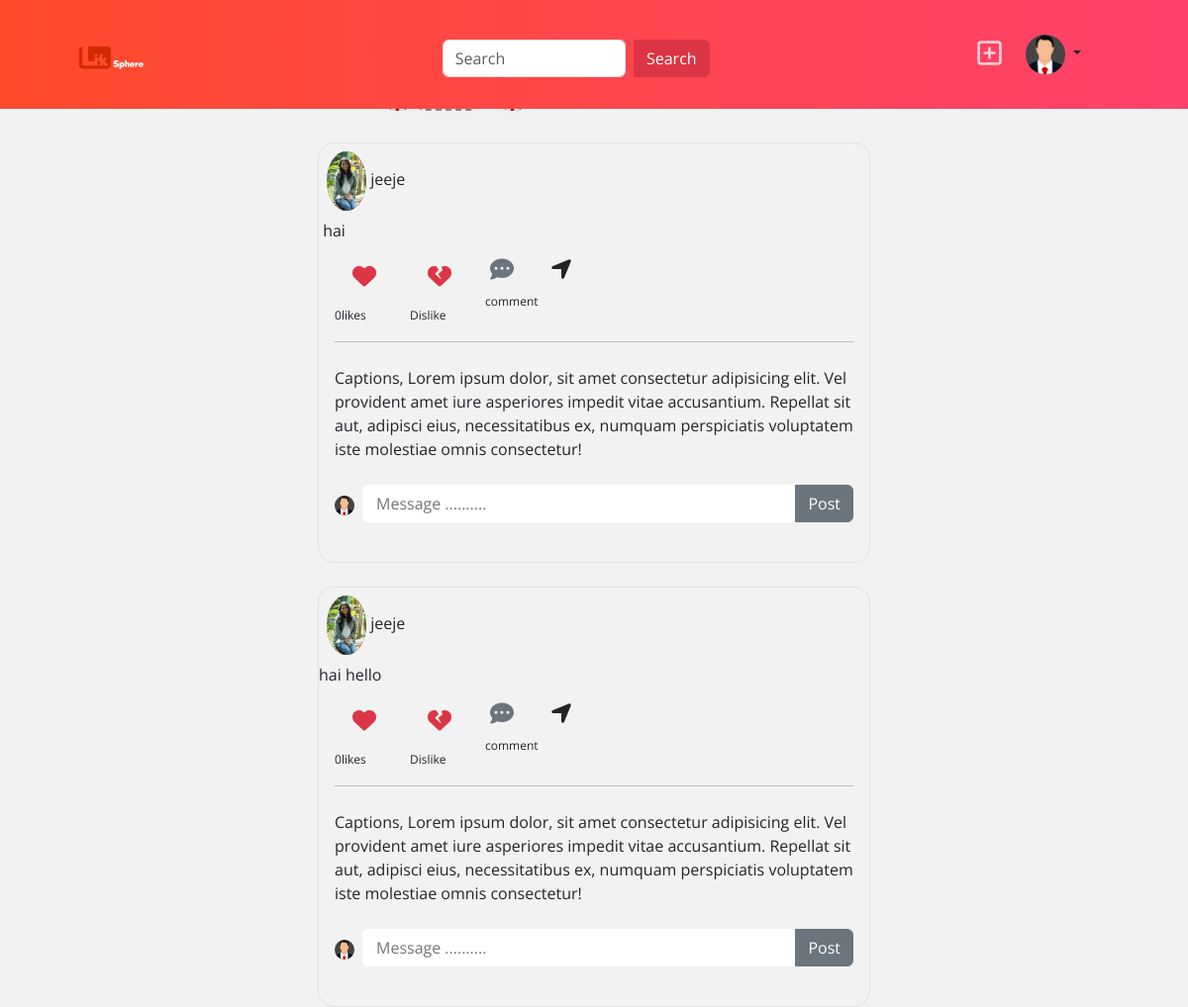
/index, run on the app's committed database.
### socialapp/models.py (models this page shows, shortened)
class Posts(models.Model):
    user=models.ForeignKey(User,on_delete=models.CASCADE,related_name="userpost")
    title=models.CharField(max_length=200)
    post_image=models.ImageField(upload_to="posters",null=True,blank=True)
    created_date=models.DateTimeField(auto_now_add=True)
    liked_by=models.ManyToManyField(User,related_name="post_like")
    def __str__(self):
        return self.title

class UserProfile(models.Model):
    user=models.OneToOneField(User,on_delete=models.CASCADE,related_name="profile")
    address=models.CharField(max_length=200,null=True)
    phone=models.CharField(max_length=200,null=True)
    profile_pic=models.ImageField(upload_to="profilepics",null=True,blank=True)
    dob=models.DateField(null=True)
    bio=models.CharField(max_length=200,null=True)
    following=models.ManyToManyField("self",related_name="followed_by",symmetrical=False,null=True)
    block=models.ManyToManyField("self",related_name="blocked",symmetrical=False, null=True)

### socialapp/views.py (the view, shortened to what this page needs)
# urls.py: path("index",views.IndexView.as_view(),name="index"),
class IndexView(CreateView,ListView):
    template_name="index.html"
    form_class=PostForm
    model=Posts
    context_object_name="data"

### socialapp/forms.py
class PostForm(forms.ModelForm):
    class Meta:
        model=Posts
        fields=["title","post_image"]

### socialapp/templates/index.html (shortened to what this page needs)
<!DOCTYPE html>
{%load static%}
<html lang="en">
<head>
    <link href="https://cdn.jsdelivr.net/npm/bootstrap@5.3.2/dist/css/bootstrap.min.css" rel="stylesheet">
    <link rel="stylesheet" href="https://cdnjs.cloudflare.com/ajax/libs/font-awesome/6.5.1/css/all.min.css"/>
    <link rel="stylesheet" href="{%static 'social/css/index.css'%}">
</head>
<body>
    <nav class="navbar fixed-top  p-0" style="	background: #FF416C;
	background: -webkit-linear-gradient(to right, #FF4B2B, #FF416C);
	background: linear-gradient(to right, #FF4B2B, #FF416C);" >
        <div class="container-fluid">
          <a class="navbar-brand" href="#">
            <img src="{%static 'socialapp/images/linksphere.png'%}" alt="Logo" width="100" height="h-auto" class="ms-5">
          </a>
            <div class="container mt-3 w-50 mb-2">
                <div class="row justify-content-center">
                <div class="col-lg-6">
                    <form class="d-flex">
                    <input class="form-control me-2" type="search" placeholder="Search" aria-label="Search">
                    <button class="btn btn-danger rounded-start-0" type="submit">Search</button>
                    </form>
                </div>
                </div>
            </div>
            <a href="post_form.html"><i class="fa-regular fa-square-plus me-4 fs-3 text-white opacity-75"></i></a>
        <div class="dropdown nav-item mr-lg-4" style="margin-right: 6em;">
            <a href="#" data-toggle="dropdown" class="nav-link dropdown-toggle">
                {%if request.user.profile.profile_pic%}
                    <img class="profile-small" src="{{request.user.profile.profile_pic.url}}" alt="Avatar" style="width: 40px;">
                {%else%}
                    <img class="profile-small" src="{%static 'socialapp/images/profilepic.png'%}" alt="Avatar" >
                {%endif%}
            </a>
        </div>
    </nav>
    <div class="container d-flex flex-column justify-content-center align-items-center mt-5">
        <form action="" method="post" enctype="multipart/form-data">
            <div class="container rounded-pill post p-2 mt-3 d-flex justify-content-evenly">
                <div class="">
                {%if request.user.profile.profile_pic%}
                <img class="profile-small" src="{{request.user.profile.profile_pic.url}}" alt="Avatar" style="width: 40px;">
                {%else%}
                <img class="profile-small" src="{%static 'social/images/profilepic.png'%}" alt="Avatar">
                {%endif%}
                </div>
                <div class="">
                    <label class="upload d-flex justify-content-center align-items-center" style="width: 60px;" for="file"><img src="{%static 'social/images/upload.png'%}" style="width: 30px;" alt=""></label>
                </div>                    <img class="profile-small ms-3 me-3" src="{%static 'social/images/profilepic.png'%}" alt="">
                <div class="">
                    <input class="form-control rounded-pill" type="text" name="title" id="" placeholder="captions...">
                </div>
                <div class="">
                    <button class="btn btn-primary" type="submit">Post</button>
                </div>
            </div>
        </form>
        {%for post in data%}
        <div class="border border-1 rounded-4 mt-4 w-50">
            <div class="ms-2 mt-2 mb-2">
                {%if post.user.profile.profile_pic%}
                <img class="profile-small" src="{{post.user.profile.profile_pic.url}}" alt="Avatar" style="width: 40px;">
                {%else%}
                <img class="profile-small" src="{%static 'socialapp/images/profilepic.png' %}" alt="Avatar">
                {%endif%}
                {{post.user}}  {{post.created_data}}
            </div>
            <div>
                {{post}}
            </div>
            <div class="ms-2 mt-2 mb-2 d-flex align-items-start">
                <form action="{%url 'like' post.id %}" method="post" class="d-flex">
                    <div class="d-block flex-column">
                        <div>
                            <button type="submit" class="btn" name="action" value="like">
                                <i class="fa-solid fa-heart fs-4 text-danger btn"></i>
                            </button>
                        </div>
                        <div>
                            <span class="ms-2 spa">{{post.liked_by.all.count }}likes</span>
                        </div>
                    </div>
                    <div class="d-block flex-column">
                        <div>
                            <button type="submit" class="btn" name="action" value="dislike">
                                <i class="fa-solid fa-heart-crack fs-4 text-danger btn"></i>
                            </button>
                        </div>
                        <div>
                            <span class="ms-2 spa">Dislike</span>
                        </div>
                    </div>
                </form>
                <div class="d-block flex-column">
                    <div>
                        <i class="fa-solid fa-comment-dots fs-4 text-secondary btn"></i>
                    </div>
                    <div>
                        <span class="ms-2 spa">comment</span>
                    </div>
                </div>
                <div class="d-block flex-column">
                    <div>
                        <i class="fa-solid fa-location-arrow fs-4 btn"></i>
                    </div>
                </div>
            </div>
            <hr class="ms-3 me-3">
            <div class="p-2 ms-2">
                Captions, Lorem ipsum dolor, sit amet consectetur adipisicing elit. Vel provident amet iure asperiores impedit vitae accusantium. Repellat sit aut, adipisci eius, necessitatibus ex, numquam perspiciatis voluptatem iste molestiae omnis consectetur!
            </div>
            <div class="d-flex align-items-center mb-4 p-3">
                <div>
                    <img class="profile-xsmall" src="images/profilepic.png" alt="">
                </div>
                <div class="ms-2 comment form-control rounded-end-0 border-0">
                    <input type="text" name="" id="" placeholder="Message .........." class="border-0 w-100">
                </div>
                <div>
                    <button class="btn btn-secondary rounded-start-0">Post</button>
                </div>
            </div>
        </div>
        {%endfor%}
    </div>
</body>
</html>

### socialapp/static/socialapp/css/index.css (style rules this page uses)
body { background: #f2f2f2; font-family: 'Open Sans', sans-serif; }
.profile-small { width:40px; border-radius: 50%; background-color: rgb(68, 68, 68); }
.profile-xsmall { width:20px; border-radius: 50%; background-color: rgb(68, 68, 68); }
.spa { font-size: 12px; }
.upload { height: 100%; width: 100%; border-radius: 6px; border: 2px dashed #888383; }
.post { background-color: #f0f1f2; }

### data on the page
Posts: user.profile.profile_pic (picture), user "jeeje", title "hai", liked_by.all.count "0"
Posts: user.profile.profile_pic (picture), user "jeeje", title "hai hello", liked_by.all.count "0"
